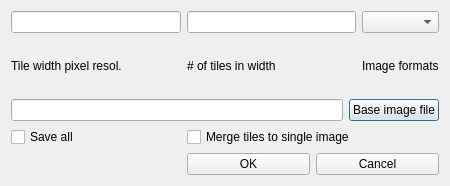
<?xml version="1.0" encoding="UTF-8"?>
<ui version="4.0">
 <class>SaveTiledImageDialogBase</class>
 <widget class="QDialog" name="SaveTiledImageDialogBase">
  <property name="geometry">
   <rect>
    <x>0</x>
    <y>0</y>
    <width>450</width>
    <height>186</height>
   </rect>
  </property>
  <property name="windowTitle">
   <string>Dialog</string>
  </property>
  <layout class="QGridLayout" name="gridLayout_6">
   <item row="0" column="0">
    <layout class="QGridLayout" name="gridLayout">
     <item row="0" column="0">
      <widget class="QLineEdit" name="m_pixelResol"/>
     </item>
     <item row="1" column="0">
      <widget class="QLabel" name="label">
       <property name="text">
        <string>Tile width pixel resol.</string>
       </property>
      </widget>
     </item>
    </layout>
   </item>
   <item row="0" column="1">
    <layout class="QGridLayout" name="gridLayout_2">
     <item row="0" column="0">
      <widget class="QLineEdit" name="m_nTiles"/>
     </item>
     <item row="1" column="0">
      <widget class="QLabel" name="label_2">
       <property name="text">
        <string># of tiles in width</string>
       </property>
      </widget>
     </item>
    </layout>
   </item>
   <item row="0" column="2">
    <layout class="QGridLayout" name="gridLayout_3">
     <item row="0" column="0">
      <widget class="QComboBox" name="m_fileFormat"/>
     </item>
     <item row="1" column="0">
      <widget class="QLabel" name="label_3">
       <property name="text">
        <string>Image formats</string>
       </property>
      </widget>
     </item>
    </layout>
   </item>
   <item row="1" column="0" colspan="3">
    <layout class="QGridLayout" name="gridLayout_5">
     <item row="0" column="0">
      <widget class="QLineEdit" name="m_fileName"/>
     </item>
     <item row="0" column="1">
      <widget class="QPushButton" name="m_searchFile">
       <property name="text">
        <string>Base image file</string>
       </property>
      </widget>
     </item>
    </layout>
   </item>
   <item row="2" column="0">
    <widget class="QCheckBox" name="m_saveAll">
     <property name="text">
      <string>Save all</string>
     </property>
    </widget>
   </item>
   <item row="2" column="1" colspan="2">
    <widget class="QCheckBox" name="m_mergeToSingleImage">
     <property name="text">
      <string>Merge tiles to single image</string>
     </property>
    </widget>
   </item>
   <item row="3" column="1" colspan="2">
    <layout class="QGridLayout" name="gridLayout_4">
     <item row="0" column="0">
      <widget class="QPushButton" name="m_Ok">
       <property name="text">
        <string>OK</string>
       </property>
      </widget>
     </item>
     <item row="0" column="1">
      <widget class="QPushButton" name="m_Cancel">
       <property name="text">
        <string>Cancel</string>
       </property>
      </widget>
     </item>
    </layout>
   </item>
  </layout>
 </widget>
 <resources/>
 <connections/>
</ui>
